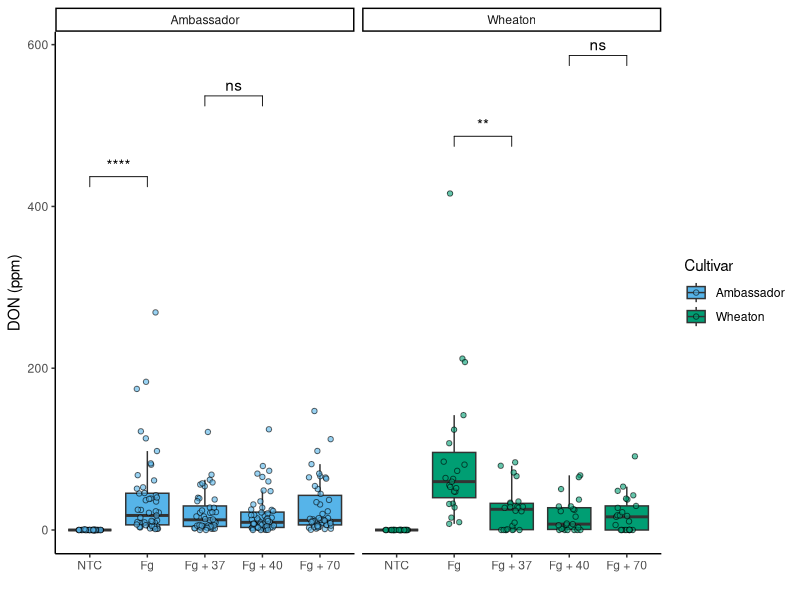
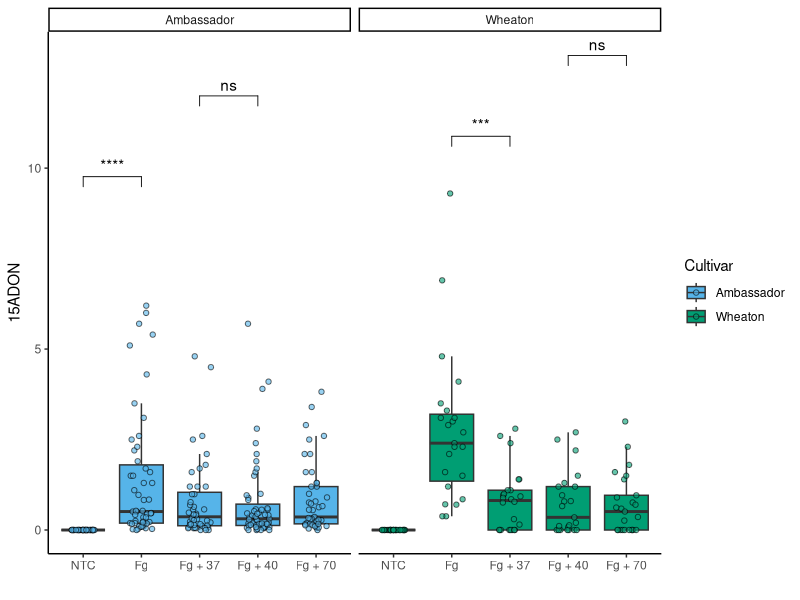
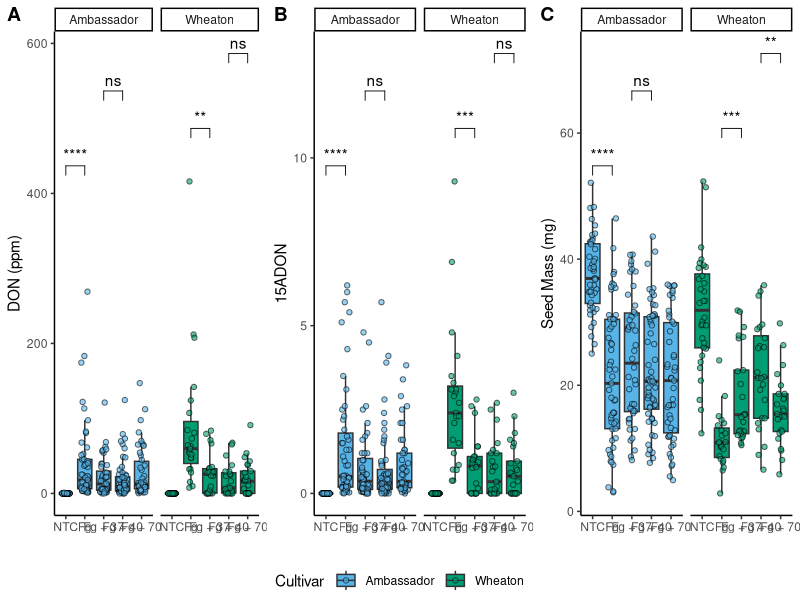

These charts were generated, in order, by the following R code:
## ---- chunk 1
 fs::dir_tree()
## ---- chunk 2
library(readr)
library(ggplot2)
library(tidyverse)
library(ggpubr)
library(ggrepel) 
cbbPalette <- c("#000000", "#E69F00", "#56B4E9", "#009E73",
                "#F0E442", "#0072B2", "#D55E00", "#CC79A7")
## ---- chunk 3
Mycotoxin_Data <- read.csv("MycotoxinData.csv",na = "na")
## ---- chunk 4
Mycotoxin_Data$Treatment <- factor(Mycotoxin_Data$Treatment, levels = c("NTC", "Fg", "Fg + 37", "Fg + 40", "Fg + 70"))
## ---- chunk 5
DONplot.pwc <- ggplot(Mycotoxin_Data, aes(x = Treatment, y = DON, fill = Cultivar)) +
  geom_boxplot(outliers = F) + 
  xlab("") + 
  ylab("DON (ppm)") + 
  geom_point(alpha = 0.6, pch = 21, color = "black", position = position_jitterdodge()) +
  scale_color_manual(values = c(cbbPalette[3], cbbPalette[4])) +
  scale_fill_manual(values = c(cbbPalette[3], cbbPalette[4])) +
  theme_classic() +
  facet_wrap(~Cultivar) +
  stat_compare_means(method = "t.test", label = "p.signif", 
                     comparisons = list(c("NTC", "Fg"), 
                                        c("Fg", "Fg + 37"), 
                                        c("Fg + 37", "Fg + 40"), 
                                        c("Fg + 40", "Fg + 70")))

DONplot.pwc


## ---- chunk 6
X15ADONplot.pwc <- ggplot(Mycotoxin_Data, aes(x = Treatment, y = X15ADON, fill = Cultivar)) +
  geom_boxplot(outliers = F) + 
  xlab("") + 
  ylab("15ADON") + 
  geom_point(alpha = 0.6, pch = 21, color = "black", position = position_jitterdodge()) +
  scale_color_manual(values = c(cbbPalette[3], cbbPalette[4])) +
  scale_fill_manual(values = c(cbbPalette[3], cbbPalette[4])) +
  theme_classic() +
  facet_wrap(~Cultivar) +
  stat_compare_means(method = "t.test", label = "p.signif", 
                                        comparisons = list(c("NTC", "Fg"), 
                                                           c("Fg", "Fg + 37"), 
                                                           c("Fg + 37", "Fg + 40"), 
                                                           c("Fg + 40", "Fg + 70")))               
 X15ADONplot.pwc
## ---- chunk 7
 Seed.massplot.pwc <- ggplot(Mycotoxin_Data, aes(x = Treatment, y = MassperSeed_mg, fill = Cultivar)) +
   geom_boxplot(outliers = F) + 
     xlab("") + 
   ylab("Seed Mass (mg)") + 
  geom_point(alpha = 0.6, pch = 21, color = "black", position = position_jitterdodge()) +
  scale_color_manual(values = c(cbbPalette[3], cbbPalette[4])) +
   scale_fill_manual(values = c(cbbPalette[3], cbbPalette[4])) +
    theme_classic() +
    facet_wrap(~Cultivar) +
    stat_compare_means(method = "t.test", label = "p.signif", 
                            comparisons = list(c("NTC", "Fg"), 
                                        c("Fg", "Fg + 37"), 
                                          c("Fg + 37", "Fg + 40"), 
                                             c("Fg + 40", "Fg + 70")))
## ---- chunk 8
Combineplot.pwc <- ggarrange( DONplot.pwc,
                                   X15ADONplot.pwc, 
                       Seed.massplot.pwc, 
                       labels = c("A", "B", "C"),
                       nrow = 1,
                       ncol = 3,
                       common.legend = TRUE,
                       legend = "bottom")
                     
                     Combineplot.pwc
